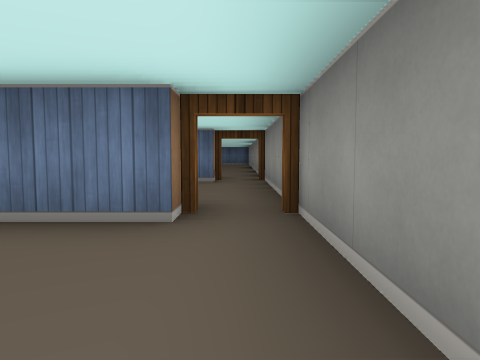
[1] (above)

23 first-person views from a walk through a cub3D level. The camera is about half as high as the walls, tilts 4° down and sees 70° across. The floor is counted in squares. Each view is taken from the middle of a square. On the plan, view 1 faces up. The plan holds only what a view shows up to about 9 squares ahead; the rest is blank.

[2]
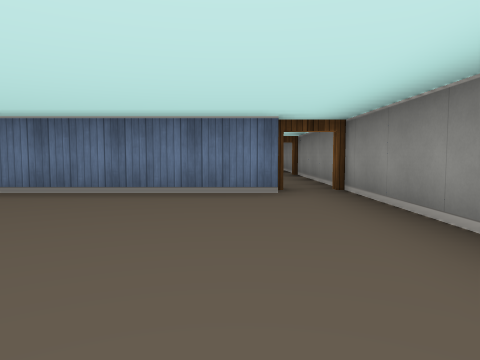

[3]
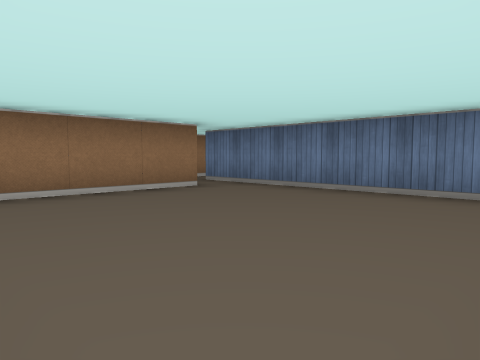

[4]
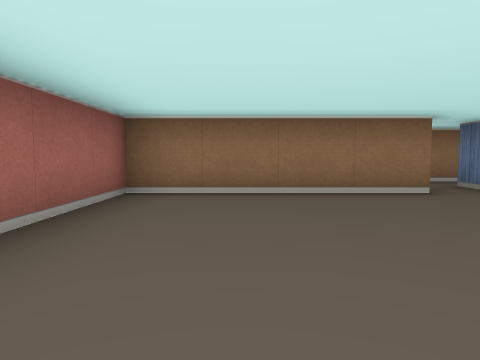

[5]
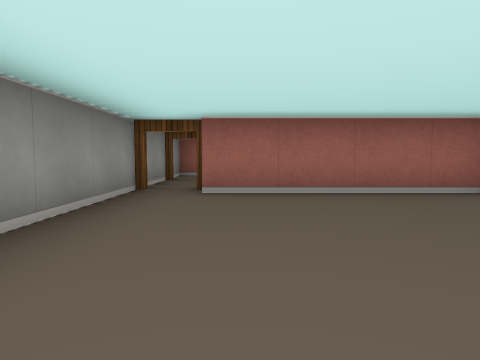

[6]
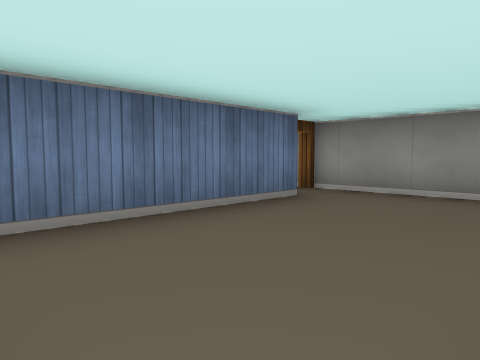

[7]
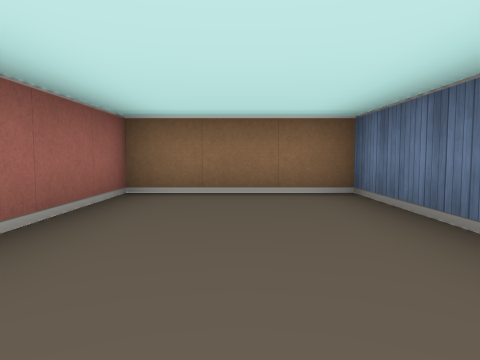

[8]
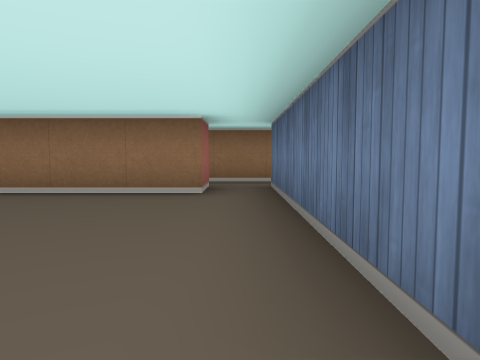

[9]
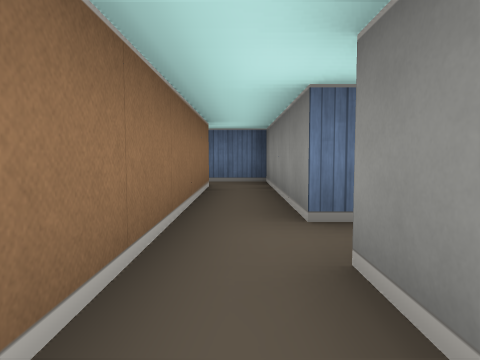

[10]
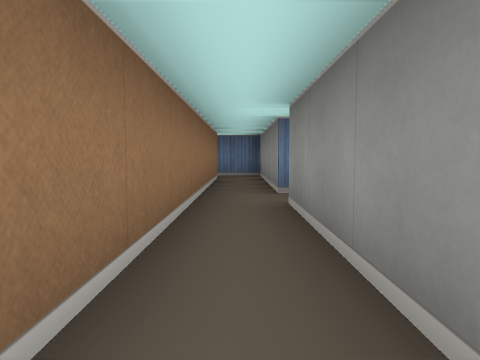

[11]
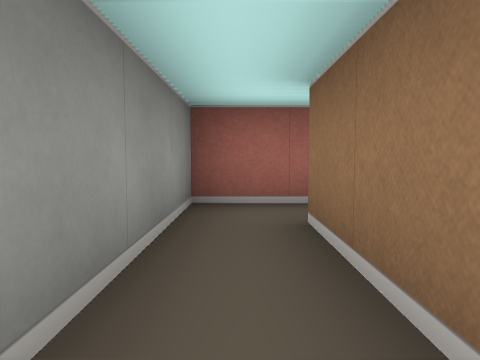

[12]
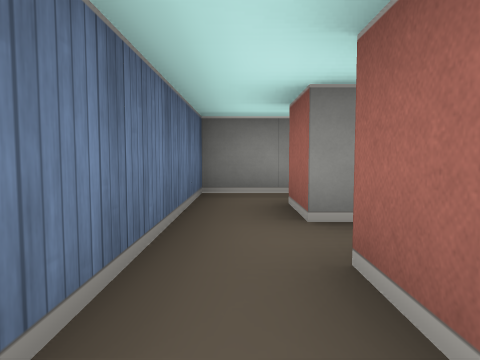

[13]
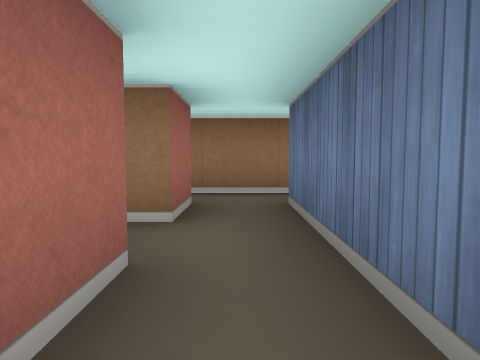

[14]
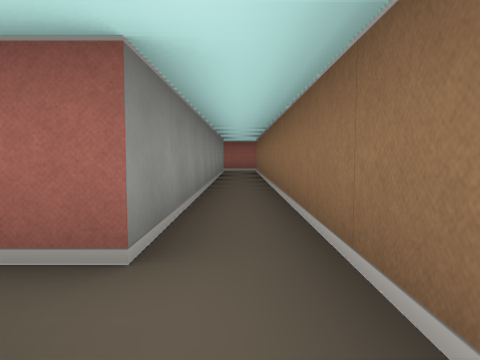

[15]
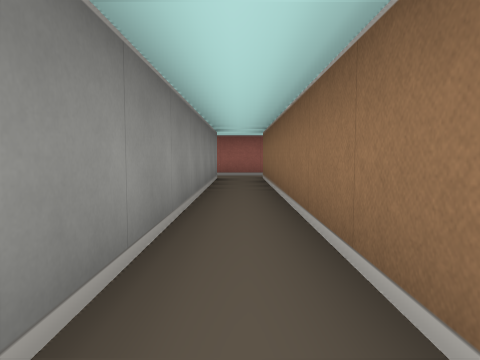

[16]
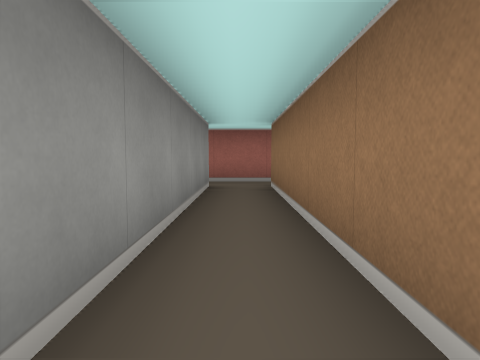

[17]
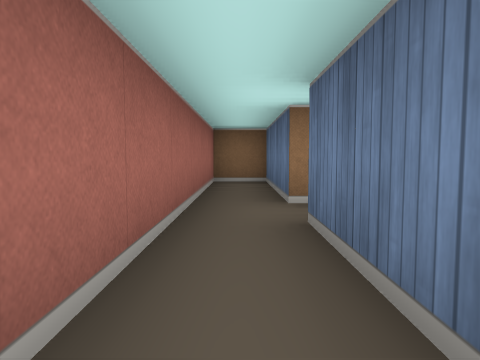

[18]
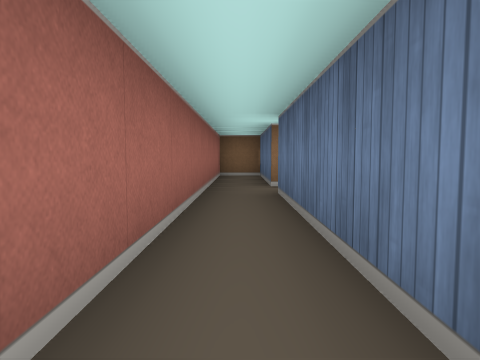

[19]
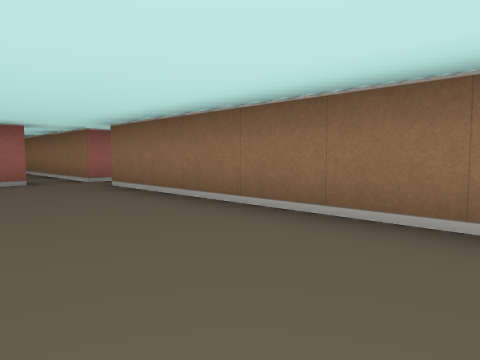

[20]
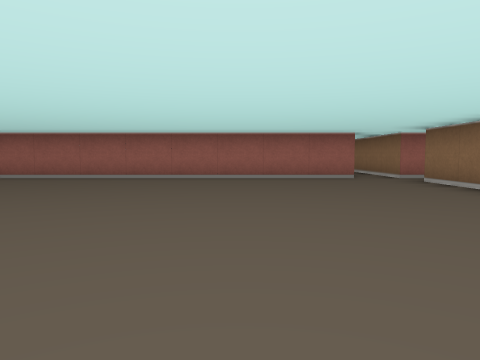

[21]
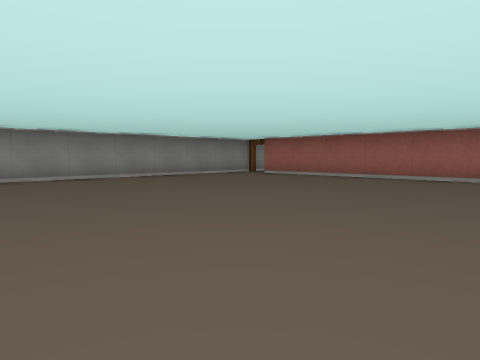

[22]
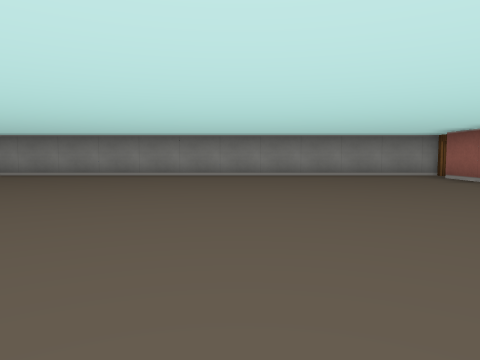

[23]
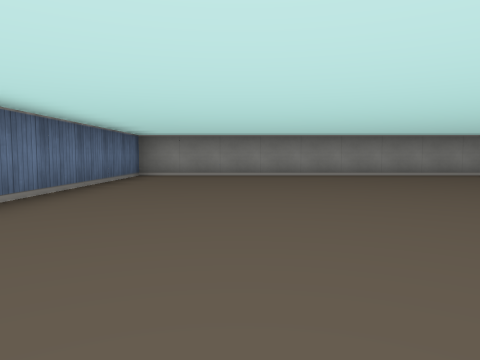

### Floor plan
Points are (right, up) in squares from view 1. A wall is a line through its corners. A room is listed if a view was taken in it or the views show most of it. See-through windows are left out.
Room 1 (views 1, 2, 3, 4, 5, 8)
walls: (-4.5, 1.5) (-4.5, -2.5) (-0.5, -2.5); (-0.5, 2.5) (-4.5, 2.5); (0.5, -3) (0.5, 3)
ways out: open door at (0, 3) to room 2; opening at (-5, 2) to room 3; open door at (0, -3) to room 4
Room 2 (views 6, 7)
walls: (-0.4, 6.5) (-4.5, 6.5) (-4.5, 3.5) (-2, 3.5); (0.5, 3) (0.5, 7)
ways out: open door at (0, 3) to room 1; open door at (0, 7) to room 5
Room 3 (views 9, 10, 11, 13)
walls: (-4.5, 2.5) (-5.5, 2.5) (-5.5, 6.5) (-6.5, 6.5); (-6.5, 5.5) (-6.5, -1.5); (-6.8, -2.5) (-5.5, -2.5) (-5.5, 1.5) (-4.5, 1.5)
ways out: opening at (-5, 2) to room 1; opening at (-7, -2); opening at (-7, 6)
Room 4 (views 12, 14, 15, 16, 17, 18)
walls: (-5.6, -3.5) (-9.5, -3.5) (-9.5, 5.5) (-8.5, 5.5); (-8.5, 6.5) (-9.5, 6.5); (-10.5, 7.5) (-10.5, -3.5) (-13.5, -3.5) (-13.5, -4.5) (-5.6, -4.5); (0.5, -5) (0.5, -3)
ways out: open door at (0, -3) to room 1; opening at (-10, 7) to room 5; opening at (-9, 6); open door at (0, -5)
Room 5 (views 19, 20, 21, 22, 23)
walls: (-10.5, 13.6) (-10.5, 8.5); (-9.6, 7.5) (-0.5, 7.5); (0.5, 7) (0.5, 19.5) (-4.5, 19.5)
ways out: open door at (0, 7) to room 2; opening at (-10, 7) to room 4; opening at (-11, 8)

Positions as (right, up) in squares from view 1, and headings:
1: (0, 0), facing up
2: (-1, -2), facing up
3: (0, -2), facing up-left
4: (0, -1), facing left
5: (-1, 2), facing down
6: (-4, 4), facing up-right
7: (0, 5), facing left
8: (0, 2), facing left
9: (-6, 0), facing up
10: (-6, -2), facing up
11: (-6, 1), facing down
12: (-10, 6), facing right
13: (-6, 6), facing left
14: (-10, 7), facing down
15: (-10, 4), facing down
16: (-10, 2), facing down
17: (-7, -4), facing left
18: (-5, -4), facing left
19: (-8, 14), facing down-left
20: (-7, 15), facing down
21: (-7, 15), facing down-right
22: (-8, 12), facing right
23: (-8, 17), facing right
